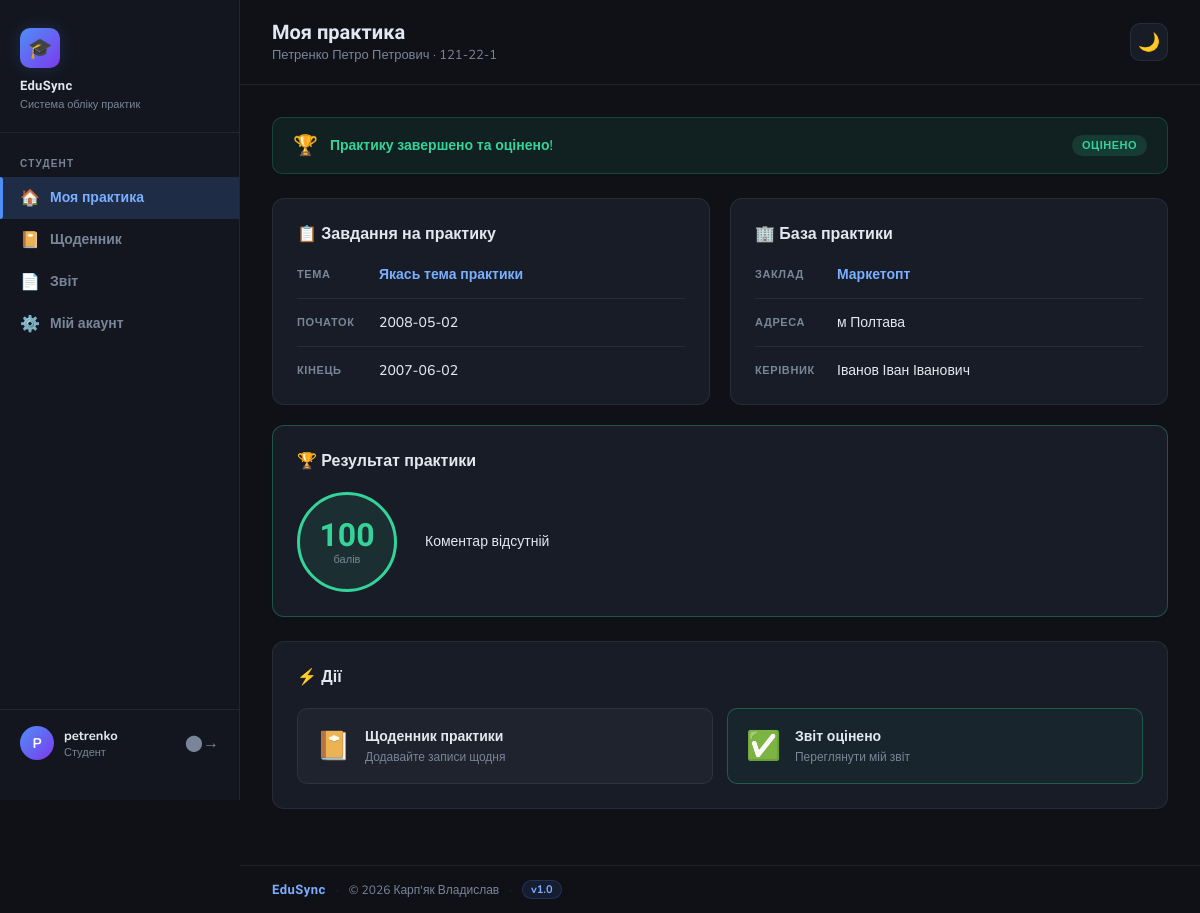
/student (signed in), run on the app's committed database.
### tables this page shows
CREATE TABLE students (
            id          INTEGER PRIMARY KEY AUTOINCREMENT,
            full_name   TEXT NOT NULL,
            group_name  TEXT NOT NULL,
            user_id     INTEGER UNIQUE NOT NULL,
            FOREIGN KEY (user_id) REFERENCES users (id) ON DELETE CASCADE
        );

CREATE TABLE "practices" (
                id          INTEGER PRIMARY KEY AUTOINCREMENT,
                student_id  INTEGER NOT NULL,
                company_id  INTEGER NOT NULL,
                teacher_id  INTEGER NOT NULL,
                start_date  DATE NOT NULL,
                end_date    DATE NOT NULL,
                topic       TEXT NOT NULL,
                status      TEXT DEFAULT 'assigned'
                            CHECK(status IN ('assigned', 'in_progress', 'submitted', 'graded', 'revision')),
                FOREIGN KEY (student_id) REFERENCES students (id) ON DELETE CASCADE,
                FOREIGN KEY (company_id) REFERENCES companies (id) ON DELETE CASCADE,
                FOREIGN KEY (teacher_id) REFERENCES teachers (id) ON DELETE CASCADE
            );

CREATE TABLE companies (
            id              INTEGER PRIMARY KEY AUTOINCREMENT,
            name            TEXT NOT NULL,
            address         TEXT NOT NULL,
            phone           TEXT,
            contact_person  TEXT
        );

CREATE TABLE teachers (
            id          INTEGER PRIMARY KEY AUTOINCREMENT,
            full_name   TEXT NOT NULL,
            user_id     INTEGER UNIQUE NOT NULL,
            FOREIGN KEY (user_id) REFERENCES users (id) ON DELETE CASCADE
        );

CREATE TABLE reports (
            id               INTEGER PRIMARY KEY AUTOINCREMENT,
            practice_id      INTEGER UNIQUE NOT NULL,
            content_text     TEXT,
            file_path        TEXT,
            submitted_at     TIMESTAMP DEFAULT CURRENT_TIMESTAMP,
            grade            INTEGER,
            teacher_comment  TEXT,
            graded_at        TIMESTAMP,
            FOREIGN KEY (practice_id) REFERENCES practices (id) ON DELETE CASCADE
        );

### app.py (the view)
@app.route('/student')
@student_required
def student_dashboard():
    user_id = get_current_user_id()
    student  = get_student_by_user_id(user_id)
    if not student:
        flash('Профіль студента не знайдено.', 'danger')
        return redirect(url_for('logout'))
    practice = get_practice_by_student_id(student['id'])
    report   = get_report_by_practice_id(practice['id']) if practice else None
    return render_template('student/dashboard.html',
                           student=student,
                           practice=practice,
                           report=report)

### templates/student/dashboard.html (shortened to what this page needs)
{% extends 'base.html' %}
{% block page_title %}Моя практика{% endblock %}
{% block page_subtitle %}{{ student.full_name }} · {{ student.group_name }}{% endblock %}
{% block content %}
{% if practice %}
    <div class="practice-status-bar status-bar-{{ practice.status }}">
        <span class="status-bar-icon">
            {% if practice.status == 'assigned' %}🗓
            {% elif practice.status == 'in_progress' %}⚙️
            {% elif practice.status == 'submitted' %}📤
            {% elif practice.status == 'graded' %}🏆
            {% elif practice.status == 'revision' %}↩️
            {% endif %}
        </span>
        <span class="status-bar-text">
            {% if practice.status == 'assigned' %}Практику призначено — очікуйте початку
            {% elif practice.status == 'in_progress' %}Практика в процесі — ведіть щоденник
            {% elif practice.status == 'submitted' %}Звіт здано — очікуйте перевірки керівника
            {% elif practice.status == 'graded' %}Практику завершено та оцінено!
            {% elif practice.status == 'revision' %}Звіт повернено на доопрацювання — виправте та здайте знову
            {% endif %}
        </span>
        <span class="badge badge-{{ practice.status }}">
            {% if practice.status == 'assigned' %}Призначено
            {% elif practice.status == 'in_progress' %}В процесі
            {% elif practice.status == 'submitted' %}Звіт здано
            {% elif practice.status == 'graded' %}Оцінено
            {% elif practice.status == 'revision' %}Доопрацювання
            {% endif %}
        </span>
    </div>
    <div class="info-grid">
        <div class="card">
            <div class="card-header">
                <div class="card-title">📋 Завдання на практику</div>
            </div>
            <div class="info-rows">
                <div class="info-row">
                    <span class="info-label">Тема</span>
                    <span class="info-value highlight">{{ practice.topic }}</span>
                </div>
                <div class="info-row">
                    <span class="info-label">Початок</span>
                    <span class="info-value">{{ practice.start_date }}</span>
                </div>
                <div class="info-row">
                    <span class="info-label">Кінець</span>
                    <span class="info-value">{{ practice.end_date }}</span>
                </div>
            </div>
        </div>
        <div class="card">
            <div class="card-header">
                <div class="card-title">🏢 База практики</div>
            </div>
            <div class="info-rows">
                <div class="info-row">
                    <span class="info-label">Заклад</span>
                    <span class="info-value highlight">{{ practice.company_name }}</span>
                </div>
                <div class="info-row">
                    <span class="info-label">Адреса</span>
                    <span class="info-value">{{ practice.company_address }}</span>
                </div>
                <div class="info-row">
                    <span class="info-label">Керівник</span>
                    <span class="info-value">{{ practice.teacher_name }}</span>
                </div>
            </div>
        </div>
    </div>
    {% if report and report.grade %}
        <div class="card grade-card">
            <div class="card-header">
                <div class="card-title">🏆 Результат практики</div>
            </div>
            <div class="grade-body">
                <div class="grade-circle">
                    <span class="grade-number">{{ report.grade }}</span>
                    <span class="grade-max">балів</span>
                </div>
                <div class="grade-details">
                    {% if report.teacher_comment %}
                        <div class="grade-comment-label">Коментар керівника:</div>
                        <div class="grade-comment">{{ report.teacher_comment }}</div>
                    {% else %}
                        <div class="grade-comment">Коментар відсутній</div>
                    {% endif %}
                </div>
            </div>
        </div>
    {% endif %}
    <div class="card">
        <div class="card-header">
            <div class="card-title">⚡ Дії</div>
        </div>
        <div class="action-buttons">
            <a href="{{ url_for('student_diary') }}" class="action-btn">
                <span class="action-icon">📔</span>
                <div>
                    <div class="action-title">Щоденник практики</div>
                    <div class="action-desc">Додавайте записи щодня</div>
                </div>
            </a>
            <a href="{{ url_for('student_report') }}" class="action-btn {% if practice.status == 'graded' %}action-done{% endif %}">
                <span class="action-icon">
                    {% if practice.status == 'graded' %}✅
                    {% elif practice.status == 'submitted' %}📤
                    {% else %}📄{% endif %}
                </span>
                <div>
                    <div class="action-title">
                        {% if practice.status == 'graded' %}Звіт оцінено
                        {% elif practice.status == 'submitted' %}Звіт на перевірці
                        {% else %}Здати звіт{% endif %}
                    </div>
                    <div class="action-desc">
                        {% if practice.status == 'submitted' or practice.status == 'graded' %}
                            Переглянути мій звіт
                        {% else %}
                            Напишіть та здайте фінальний звіт
                        {% endif %}
                    </div>
                </div>
            </a>
        </div>
    </div>
{% endif %}
{% endblock %}

### templates/base.html (shortened to what this page needs)
<!DOCTYPE html>
<html lang="uk">
<head>
</head>
<body>
    <aside class="sidebar">
        <div class="sidebar-logo">
            <div class="logo-icon">🎓</div>
            <h2>EduSync</h2>
            <p>Система обліку практик</p>
        </div>
        <nav>
            {% if session.get('user_role') == 'admin' %}
                <div class="sidebar-section-title">Адміністратор</div>
                <a href="{{ url_for('admin_dashboard') }}"
                   class="nav-link {% if request.endpoint == 'admin_dashboard' %}active{% endif %}">
                    <span class="nav-icon">📊</span> Дашборд
                </a>
                <a href="{{ url_for('admin_students') }}"
                   class="nav-link {% if 'student' in request.endpoint %}active{% endif %}">
                    <span class="nav-icon">👥</span> Студенти
                </a>
                <a href="{{ url_for('admin_companies') }}"
                   class="nav-link {% if 'compan' in request.endpoint %}active{% endif %}">
                    <span class="nav-icon">🏢</span> Бази практики
                </a>
                <a href="{{ url_for('admin_practices') }}"
                   class="nav-link {% if 'practice' in request.endpoint %}active{% endif %}">
                    <span class="nav-icon">📋</span> Практики
                </a>
                <a href="{{ url_for('admin_teachers') }}"
                   class="nav-link {% if request.endpoint in ['admin_teachers','admin_delete_teacher'] %}active{% endif %}">
                    <span class="nav-icon">👨‍🏫</span> Керівники
                </a>
                <a href="{{ url_for('admin_add_teacher') }}"
                   class="nav-link {% if request.endpoint == 'admin_add_teacher' %}active{% endif %}">
                    <span class="nav-icon">➕</span> Додати керівника
                </a>
                <a href="{{ url_for('my_account') }}"
                   class="nav-link {% if request.endpoint == 'my_account' %}active{% endif %}">
                    <span class="nav-icon">⚙️</span> Мій акаунт
                </a>
            {% elif session.get('user_role') == 'student' %}
                <div class="sidebar-section-title">Студент</div>
                <a href="{{ url_for('student_dashboard') }}"
                   class="nav-link {% if request.endpoint == 'student_dashboard' %}active{% endif %}">
                    <span class="nav-icon">🏠</span> Моя практика
                </a>
                <a href="{{ url_for('student_diary') }}"
                   class="nav-link {% if request.endpoint == 'student_diary' %}active{% endif %}">
                    <span class="nav-icon">📔</span> Щоденник
                </a>
                <a href="{{ url_for('student_report') }}"
                   class="nav-link {% if request.endpoint == 'student_report' %}active{% endif %}">
                    <span class="nav-icon">📄</span> Звіт
                </a>
                <a href="{{ url_for('my_account') }}"
                   class="nav-link {% if request.endpoint == 'my_account' %}active{% endif %}">
                    <span class="nav-icon">⚙️</span> Мій акаунт
                </a>
            {% endif %}
        </nav>
        <div class="sidebar-user">
            <div class="user-avatar">
                {% if session.get('user_avatar') %}
                    <img src="{{ url_for('static', filename='avatars/' + session.get('user_avatar')) }}"
                         alt="avatar" style="width:100%;height:100%;object-fit:cover;border-radius:50%;">
                {% else %}
                    {{ session.get('user_login', '?')[0].upper() }}
                {% endif %}
            </div>
            <div class="user-info">
                <div class="user-name">{{ session.get('user_login', '') }}</div>
                <div class="user-role">
                    {% if session.get('user_role') == 'admin' %}Адміністратор
                    {% elif session.get('user_role') == 'teacher' %}Керівник практики
                    {% elif session.get('user_role') == 'student' %}Студент
                    {% endif %}
                </div>
            </div>
            <a href="{{ url_for('logout') }}" class="logout-btn" title="Вийти">⬤→</a>
        </div>
    </aside>
    <div class="main-wrapper">
        <div class="topbar">
            <div>
                <div class="page-title">{% block page_title %}{% endblock %}</div>
                <div class="page-subtitle">{% block page_subtitle %}{% endblock %}</div>
            </div>
            <div class="topbar-right">
                <button class="theme-toggle" onclick="toggleTheme()" title="Змінити тему" id="themeToggle">
                    <span id="themeIcon">🌙</span>
                </button>
            </div>
        </div>
        <div class="content">
            {% block content %}{% endblock %}
        </div>
        <footer class="site-footer">
            <span class="footer-brand">EduSync</span>
            <span class="footer-sep">·</span>
            <span class="footer-copy">© 2026 Карп'як Владислав</span>
            <span class="footer-sep">·</span>
            <span class="footer-ver">v1.0</span>
        </footer>
    </div>
</body>
</html>

### data on the page
students: full_name "Петренко Петро Петрович", group_name "121-22-1"
practices: topic "Якась тема практики", start_date "2008-05-02", end_date "2007-06-02"
companies: company_name "Маркетопт", company_address "м Полтава"
teachers: teacher_name "Іванов Іван Іванович"
reports: grade "100"

### other printed values
{{ session.get('user_login', '?')[0].upper() }} "P"
{{ session.get('user_login', '') }} "petrenko"
